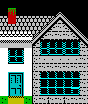

Below is a game level as drawn by its tile map, then a one-line description and the .tmx file that defines it, in full:
An orthogonal 11x13 tile map with 8x8 px tiles, 1 tile layer (posh-house).

<map version="1.8" tiledversion="1.8.4" orientation="orthogonal" renderorder="right-down" width="11" height="13" tilewidth="8" tileheight="8" infinite="0" nextlayerid="2" nextobjectid="1">
 <tileset firstgid="1" source="../tileset/tileset.tsx" />
 <layer id="1" name="posh-house" width="11" height="13">
  <data encoding="csv">
1,1,1,1,1,1,1,1,1,1,1,
1,26,1,1,1,1,1,200,1,1,1,
28,3,28,28,28,28,230,216,217,1,1,
28,28,28,28,28,230,231,228,233,217,1,
62,62,62,62,230,231,228,228,228,233,217,
57,57,57,57,231,169,169,170,169,170,233,
16,169,170,16,227,185,185,186,185,186,228,
16,185,186,16,227,195,195,195,195,195,228,
16,16,16,16,227,228,228,228,228,228,228,
16,86,83,16,227,172,172,172,172,172,228,
16,85,82,16,227,171,171,171,171,171,228,
16,84,81,16,227,172,172,172,172,186,228,
43,109,109,43,227,228,180,228,180,228,228
</data>
 </layer>
</map>
